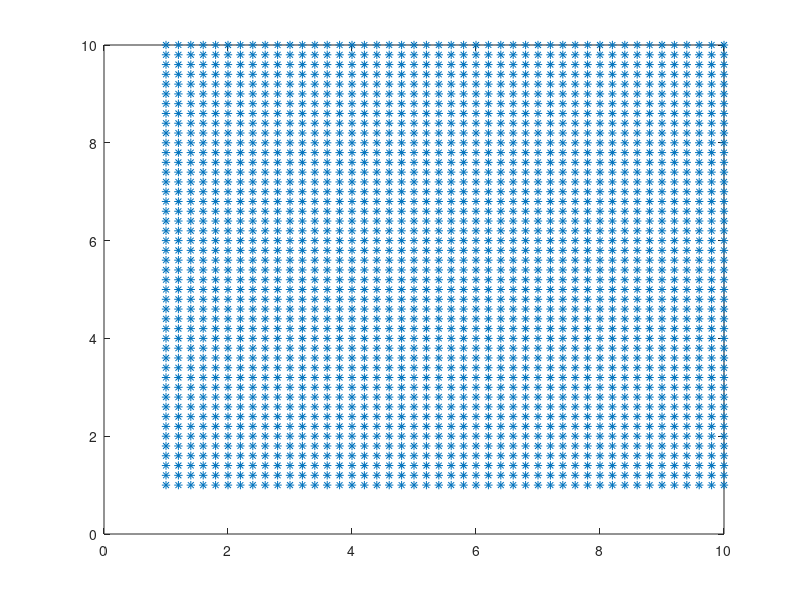

MATLAB code for this plot:
clc;clear;
M=[];
x=1:0.2:10;
y=1:0.2:10;
n=length(x);
m=length(y);
for i=1:n
    for j=1:m
        A=[x(i),y(j)];
        M=[M;A];
    end
end
plot(M(:,1),M(:,2),'*')
